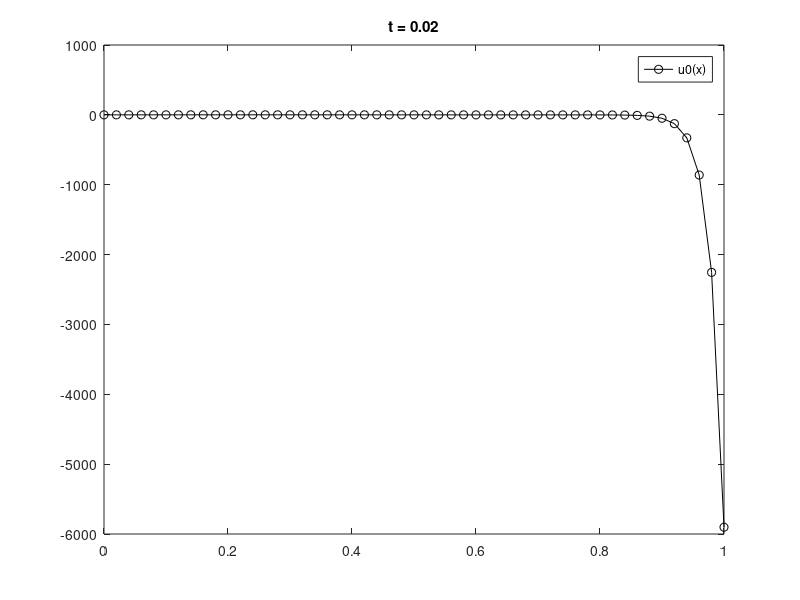

This chart was generated by the following MATLAB code:
% Demo01
% Approximately solve the heat eqn u_t = u_xx
% on 0 <= x < 1, with IC u0 = sin(2*pi*x)
% with periodic BCs, on 0 <= t <= Tf.

%% choose a spatial discretization
h = 1/50
x = 0:h:1; x = x'
N = length(x)

u0 = sin(2*pi*x)

%figure(1); clf;
%plot(x, u0, 'rx')
%hold on
%xlabel('x'); ylabel('u')

%% Build a matrix that approximates the second deriv operator
e = ones(size(x));
L = spdiags([e -2*e e], [-1 0 1], N, N);
%L(1,N) = 1;
%L(N,1) = 1;
L(1,1) = 1;
L(1,2)=0;
L(N,N-1)=0;
L(N,N) = 1;
%% to look at the matrix directly use
%full(L)


L = (1/h^2)*L;
full(L*h^2)

%% testing the 2nd derivative
% uxx_exact = -4*pi^2*sin(2*pi*x);
%uxx = L*u0;
% plot(x, uxx, 'b-o')
% plot(x, uxx_exact, 'gx')
% max(uxx - uxx_exact)

Tf = 0.02;
k = 0.25*h*h;
numsteps = ceil(Tf / k);
k = Tf / numsteps;

u = u0;
handle = plot(x, u0, 'k-o');
legend('u0(x)', 'u(x,t)')
for n=1:numsteps
  unew = u + k*(L*u);
  set(handle, 'ydata', unew)
  u = unew;
  title(['t = ' num2str(n*k)])
  drawnow
end
pause
